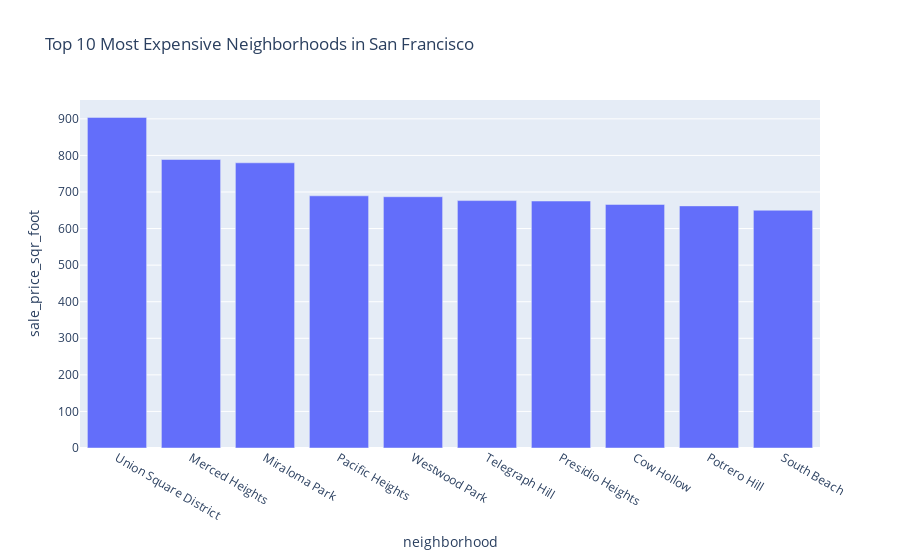

Write notebook code for a chart like this one.
### Code cell
most_expensive_neighborhoods_rent_sales()

### Figure 1 — Plotly figure (JSON) as saved in the notebook; plotly's stock layout.template omitted (floating-point values rounded to 4 significant figures)
{"data": [{"alignmentgroup": "True", "hovertemplate": "neighborhood=%{x}<br>sale_price_sqr_foot=%{y}<extra></extra>", "legendgroup": "", "marker": {"color": "#636efa", "pattern": {"shape": ""}}, "name": "", "offsetgroup": "", "orientation": "v", "showlegend": false, "textposition": "auto", "type": "bar", "x": ["Union Square District", "Merced Heights", "Miraloma Park", "Pacific Heights", "Westwood Park", "Telegraph Hill", "Presidio Heights", "Cow Hollow", "Potrero Hill", "South Beach"], "xaxis": "x", "y": [904.0, 788.8, 779.8, 689.6, 687.1, 676.5, 675.4, 666.0, 662.0, 650.1], "yaxis": "y"}], "layout": {"autosize": true, "barmode": "relative", "legend": {"tracegroupgap": 0}, "title": {"text": "Top 10 Most Expensive Neighborhoods in San Francisco"}, "xaxis": {"anchor": "y", "autorange": true, "domain": [0, 1], "range": [-0.5, 9.5], "title": {"text": "neighborhood"}, "type": "category"}, "yaxis": {"anchor": "x", "autorange": true, "domain": [0, 1], "range": [0, 951.6], "title": {"text": "sale_price_sqr_foot"}, "type": "linear"}}}
